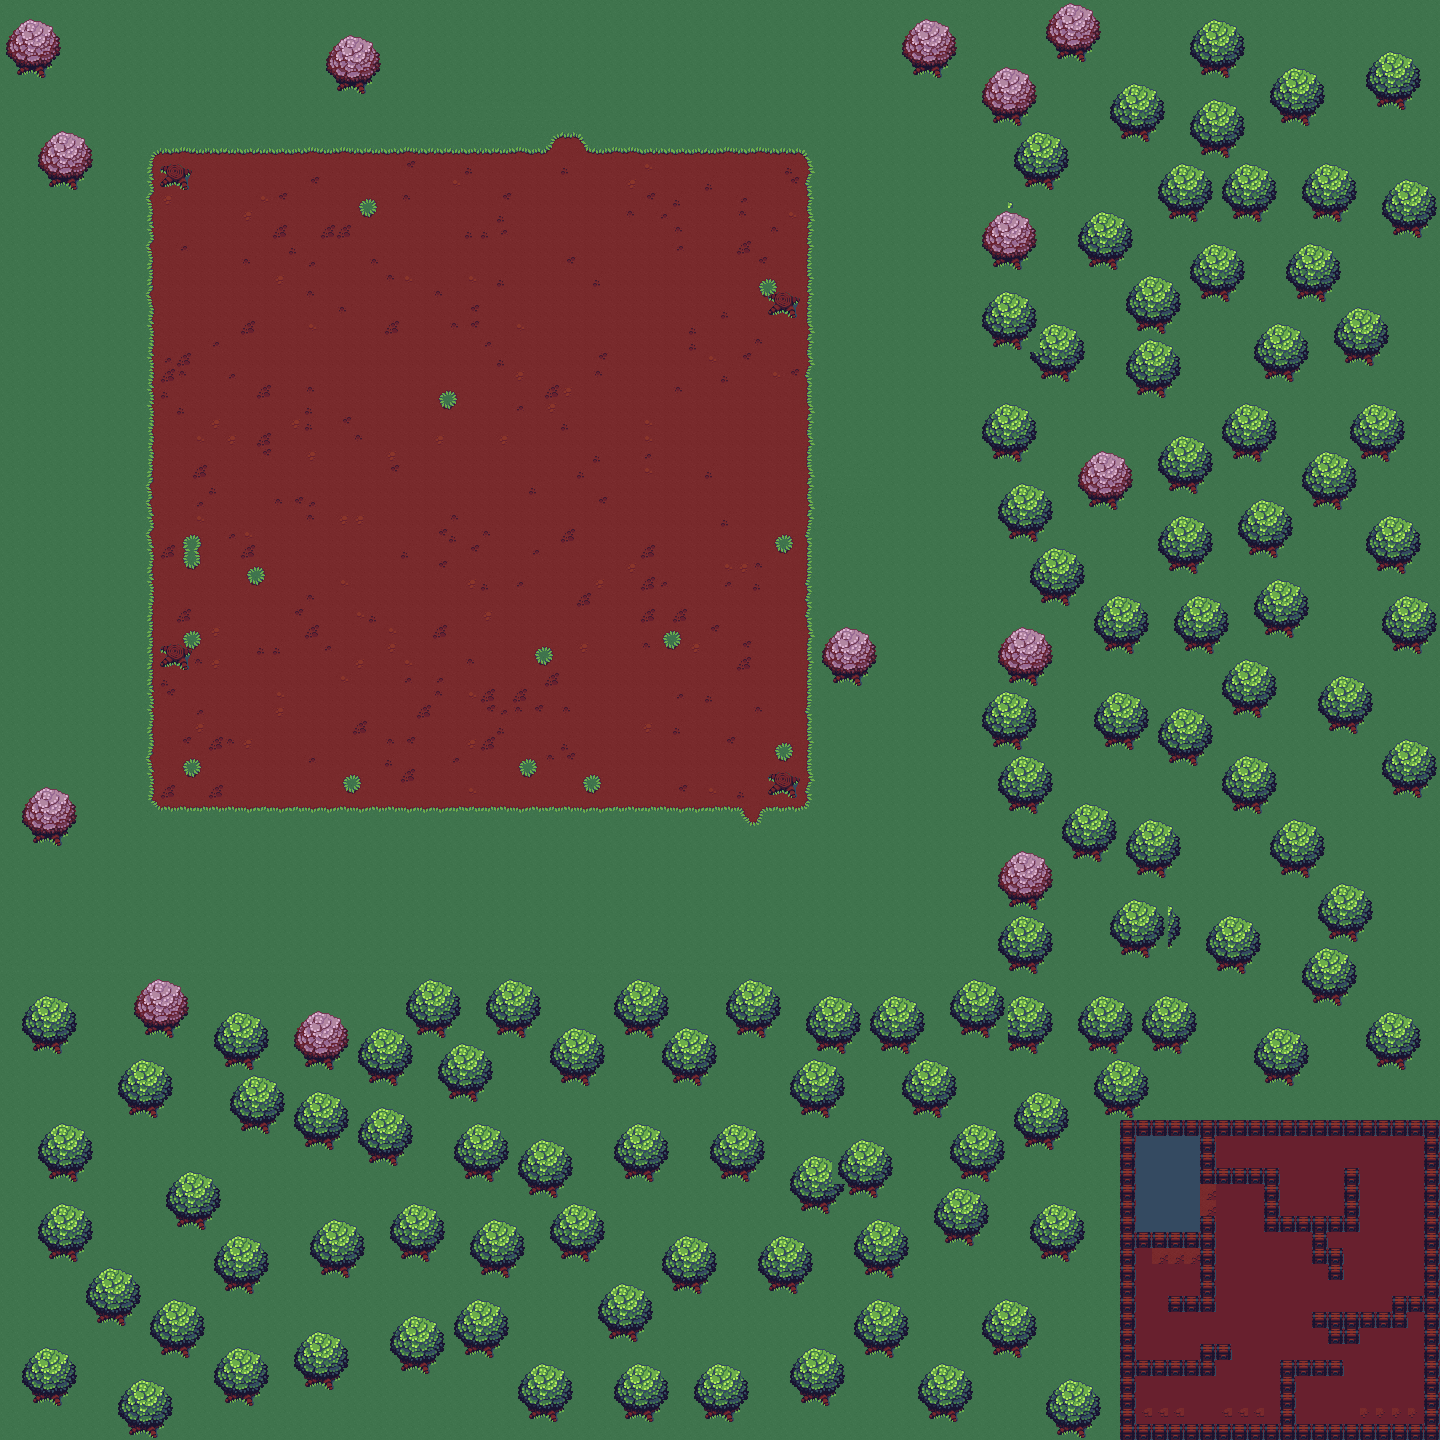

Below is a game level as drawn by its tile map, then a one-line description and the .tmx that defines it (tile-layer data replaced by summaries):
An orthogonal 90x90 tile map with 16x16 px tiles, 4 tile layers (Tile Layer 1, Base, Tree Base, Tree Top).

<map version="1.10" tiledversion="1.10.2" orientation="orthogonal" renderorder="right-down" width="90" height="90" tilewidth="16" tileheight="16" infinite="0" nextlayerid="5" nextobjectid="1">
 <tileset firstgid="1" source="buch-outdoor.tsx" />
 <layer id="1" name="Tile Layer 1" width="90" height="90">
  <data>[8100 cells, 8100 non-empty, 1 distinct tile ids]</data>
 </layer>
 <layer id="2" name="Base" width="90" height="90">
  <data>[8100 cells, 5796 non-empty, 58 distinct tile ids]</data>
 </layer>
 <layer id="3" name="Tree Base" width="90" height="90">
  <data>[8100 cells, 495 non-empty, 23 distinct tile ids]</data>
 </layer>
 <layer id="4" name="Tree Top" width="90" height="90">
  <data>[8100 cells, 96 non-empty, 16 distinct tile ids]</data>
 </layer>
</map>
